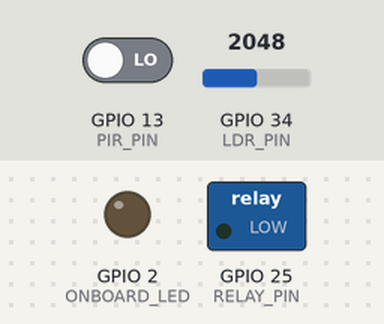
A sketch run on a simulated ESP32. Shown: switched loads named in the sketch (green lamp = pin HIGH), output pins drawn as LEDs (lit = HIGH). The inputs (shaded band) are chosen by the test bench; at power-on: GPIO 34 (LDR_PIN) = 2048, GPIO 13 (PIR_PIN) LOW. WiFi joins after 1.5 s; servers stay silent unless stated; the local clock reads 2024-03-15 10:24:30 at power-on unless the sketch sets it; random numbers use the default seed unless the sketch sets one; no MQTT or app messages arrive unless stated; what the sketch prints to the serial monitor is not drawn.

Above: at 3.7 s.
3.8 s: GPIO 34 (LDR_PIN) set to 1950
At 5.2 s:
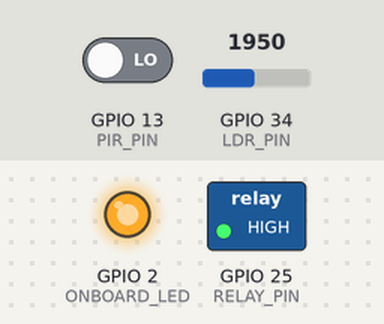
11.3 s: GPIO 34 (LDR_PIN) set to 2047
At 11.8 s:
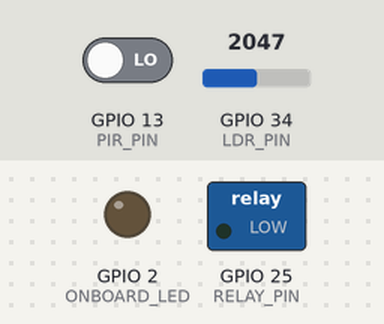
Timing chart, 0 to 13.8 s (numbered marks = the images above; inputs shaded):
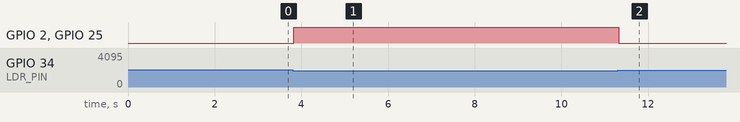

The sketch:

firmware.ino
```cpp
/**
 * AI Smart Lighting System with Autonomous Fail-Safe Control
 * Target Device: ESP32 or Arduino with WiFi/BLE + DS3231 RTC
 *
 * Hardware Layout:
 * - PIR Motion Sensor: Pin 13
 * - LDR Light Sensor: Pin 34 (Analog)
 * - Relay Module: Pin 25
 * - DS3231 RTC: I2C (SDA=Pin 21, SCL=Pin 22 on ESP32)
 * - Status LED: Pin 2 (Onboard LED used for signaling)
 */

#include <WiFi.h>
#include <PubSubClient.h>
#include <Wire.h>
#include <RTClib.h>
#include <ArduinoJson.h>

// Wi-Fi and MQTT Settings
const char* ssid = "YOUR_WIFI_SSID";
const char* password = "YOUR_WIFI_PASSWORD";
const char* mqtt_server = "192.168.1.100"; // Update with backend server IP
const int mqtt_port = 1883;

// Pin Declarations
#define PIR_PIN 13
#define LDR_PIN 34
#define RELAY_PIN 25
#define ONBOARD_LED 2

// Hardware objects
RTC_DS3231 rtc;
WiFiClient espClient;
PubSubClient mqttClient(espClient);

// System State Variables
bool lightState = false;
bool motionState = false;
int ldrValue = 0;
String currentTimeStr = "00:00 AM";

// Priority Engine Parameters
enum ControlSource {
  AUTONOMOUS,
  WEBSITE,
  BLUETOOTH
};
ControlSource currentSource = AUTONOMOUS;
bool manualOverrideState = false; // Target state for manual override

// Configurable thresholds
int ldrThreshold = 500;       // Scale: 0 to 4095 for ESP32 ADC (or 0-1023 depending on calibration)
int nightDuration = 30;       // Countdown timer in seconds
unsigned long lastMotionTime = 0;

// Communication & Heartbeat timers
unsigned long lastTelemetryPublish = 0;
const unsigned long telemetryInterval = 3000; // Publish every 3 seconds

// Mock Bluetooth State (if using serial/HC-05 BLE module)
bool bluetoothConnected = false;

// Setup function
void setup() {
  Serial.begin(115200);
  delay(1000);
  Serial.println("\n--- AI Smart Lighting Hub Starting Up ---");

  // Configure Pins
  pinMode(PIR_PIN, INPUT);
  pinMode(LDR_PIN, INPUT);
  pinMode(RELAY_PIN, OUTPUT);
  pinMode(ONBOARD_LED, OUTPUT);

  digitalWrite(RELAY_PIN, LOW); // Start with light OFF
  digitalWrite(ONBOARD_LED, LOW);

  // Initialize RTC
  if (!rtc.begin()) {
    Serial.println("[RTC ERROR] Couldn't find DS3231 RTC. Using software clock backup.");
  } else if (rtc.lostPower()) {
    Serial.println("[RTC WARNING] RTC lost power, setting compile time!");
    rtc.adjust(DateTime(F(__DATE__), F(__TIME__)));
  }

  // Setup Wi-Fi connection
  setupWiFi();

  // Setup MQTT Client
  mqttClient.setServer(mqtt_server, mqtt_port);
  mqttClient.setCallback(mqttCallback);

  Serial.println("System Initialization Complete.");
}

// Loop execution
void loop() {
  // 1. Maintain WiFi and MQTT connection
  if (!mqttClient.connected()) {
    reconnectMQTT();
  }
  mqttClient.loop();

  // 2. Read Sensors
  readSensors();

  // 3. Process Bluetooth / Serial commands
  checkBluetoothSerial();

  // 4. Check Connection States & Reset Manual Override if all disconnected
  verifyConnections();

  // 5. Execute Fail-Safe Priority Control Engine
  executePriorityEngine();

  // 6. Periodic Telemetry Publish
  unsigned long now = millis();
  if (now - lastTelemetryPublish > telemetryInterval) {
    lastTelemetryPublish = now;
    publishTelemetry();
  }

  delay(50);
}

// ----------------------------------------------------
// Core Priority Control Engine
// ----------------------------------------------------
void executePriorityEngine() {
  bool finalLightState = false;
  String modeString = "";
  String sourceString = "";

  // PRIORITY LEVEL 1: MANUAL CONTROL (Website or Bluetooth overrides)
  if (currentSource == WEBSITE || currentSource == BLUETOOTH) {
    finalLightState = manualOverrideState;

    if (currentSource == WEBSITE) {
      sourceString = "Website Control Active";
      modeString = manualOverrideState ? "Manual Override ON" : "Manual Override OFF";
    } else {
      sourceString = "Bluetooth Control Active";
      modeString = manualOverrideState ? "Manual Override ON" : "Manual Override OFF";
    }
  }
  // PRIORITY LEVEL 2: AUTONOMOUS SMART MODE
  else {
    sourceString = "Autonomous Control";

    // Read RTC Time (Format check)
    DateTime now = rtc.now();
    int hour = now.hour();
    bool isDayTime = (hour >= 6 && hour < 18); // Daytime is 06:00 AM to 06:00 PM

    // Condition 1: Day Mode Logic
    // Day time (06:00 AM - 06:00 PM) AND Ambient brightness above threshold
    if (isDayTime && ldrValue >= ldrThreshold) {
      finalLightState = false; // Keep light OFF due to daylight
      modeString = "Daytime Energy Saving";
    }
    // Condition 2: Night Mode Logic
    // Night time (06:00 PM - 06:00 AM) OR Ambient brightness below threshold (e.g. cloudy/dark room)
    else {
      modeString = "Autonomous Night Mode Active";

      if (motionState) {
        finalLightState = true; // Turn ON
        lastMotionTime = millis(); // Refresh countdown
      } else {
        // Countdown timer check (converted nightDuration to milliseconds)
        unsigned long elapsedSinceMotion = (millis() - lastMotionTime) / 1000;
        if (elapsedSinceMotion < nightDuration) {
          finalLightState = true; // Stay ON during the timeout period
        } else {
          finalLightState = false; // Turn OFF after timeout
        }
      }
    }
  }

  // Actuate Hardware Relay
  if (lightState != finalLightState) {
    lightState = finalLightState;
    digitalWrite(RELAY_PIN, lightState ? HIGH : LOW);
    digitalWrite(ONBOARD_LED, lightState ? HIGH : LOW); // Mirror on status LED

    Serial.print("[Relay Event] Light turned ");
    Serial.println(lightState ? "ON" : "OFF");

    // Publish change instantly
    publishTelemetry();
    publishEvent("relay_toggle", "Light switched " + String(lightState ? "ON" : "OFF") + " by " + sourceString, sourceString);
  }
}

// ----------------------------------------------------
// Sensor Processing
// ----------------------------------------------------
void readSensors() {
  // Read PIR Motion Sensor
  motionState = (digitalRead(PIR_PIN) == HIGH);

  // Read LDR (Analog Reading: 0 to 4095 on ESP32, convert to 0-1023 scale for backend alignment)
  int rawLdr = analogRead(LDR_PIN);
  ldrValue = map(rawLdr, 0, 4095, 0, 1023);

  // Read Clock from RTC
  if (rtc.begin()) {
    DateTime now = rtc.now();
    char buffer[12];
    int displayHour = now.hour() % 12;
    if (displayHour == 0) displayHour = 12;
    snprintf(buffer, sizeof(buffer), "%02d:%02d %s",
             displayHour,
             now.minute(),
             now.hour() >= 12 ? "PM" : "AM");
    currentTimeStr = String(buffer);
  } else {
    currentTimeStr = "12:00 PM (Sim)";
  }
}

// ----------------------------------------------------
// Connection Health Monitors
// ----------------------------------------------------
void verifyConnections() {
  bool isConnected = (WiFi.status() == WL_CONNECTED && mqttClient.connected());

  // Fail-Safe Reset:
  // If connections drop and we lose manual inputs, fall back immediately to Autonomous
  if (!isConnected && !bluetoothConnected && currentSource != AUTONOMOUS) {
    Serial.println("[Fail-Safe Engine] All manual connections lost. Reverting to Autonomous Smart Mode.");
    currentSource = AUTONOMOUS;
    publishEvent("failsafe_fallback", "Manual connections lost. Reverting to Autonomous Mode.", "Autonomous");
  }
}

// ----------------------------------------------------
// Wi-Fi & MQTT Client Operations
// ----------------------------------------------------
void setupWiFi() {
  delay(10);
  Serial.print("[WiFi] Connecting to ");
  Serial.println(ssid);

  WiFi.begin(ssid, password);

  int attempts = 0;
  while (WiFi.status() != WL_CONNECTED && attempts < 15) {
    delay(500);
    Serial.print(".");
    attempts++;
  }

  if (WiFi.status() == WL_CONNECTED) {
    Serial.println("\n[WiFi] Connected! IP Address: ");
    Serial.println(WiFi.localIP());
  } else {
    Serial.println("\n[WiFi ERROR] Failed to connect to Wi-Fi. Entering Standalone Mode.");
  }
}

void reconnectMQTT() {
  if (WiFi.status() != WL_CONNECTED) return;

  int attempts = 0;
  while (!mqttClient.connected() && attempts < 3) {
    Serial.print("[MQTT] Attempting connection to broker...");
    String clientId = "esp32-light-hub-" + String(random(0xffff), HEX);

    // Attempt to connect with a Last Will and Testament to set status Offline on crash
    if (mqttClient.connect(clientId.c_str(), "hub/light/status", 0, true, "offline")) {
      Serial.println("connected!");

      // Publish online event
      mqttClient.publish("hub/light/status", "online", true);

      // Subscribe to control topics
      mqttClient.subscribe("hub/light/control");
      mqttClient.subscribe("hub/light/config");
    } else {
      Serial.print("failed, rc=");
      Serial.print(mqttClient.state());
      Serial.println(" try again in 3 seconds");
      delay(3000);
      attempts++;
    }
  }
}

// MQTT Callback when a message is received from the Server/Website
void mqttCallback(char* topic, byte* payload, unsigned int length) {
  String message = "";
  for (int i = 0; i < length; i++) {
    message += (char)payload[i];
  }

  Serial.print("[MQTT Recv] Topic: ");
  Serial.print(topic);
  Serial.print(" Payload: ");
  Serial.println(message);

  JsonDocument doc;
  DeserializationError error = deserializeJson(doc, message);
  if (error) {
    Serial.println("[JSON ERROR] Failed to parse payload");
    return;
  }

  // 1. Handle Light Overrides
  if (strcmp(topic, "hub/light/control") == 0) {
    String state = doc["state"];     // "ON" | "OFF" | "AUTO"
    String source = doc["source"];   // "Website" | "Bluetooth"

    if (state == "AUTO") {
      currentSource = AUTONOMOUS;
      Serial.println("[Command] Returned to Autonomous mode.");
    } else {
      currentSource = (source == "Bluetooth") ? BLUETOOTH : WEBSITE;
      manualOverrideState = (state == "ON");
      Serial.print("[Command] Manual override: ");
      Serial.println(manualOverrideState ? "ON" : "OFF");
    }
  }
  // 2. Handle Configurations
  else if (strcmp(topic, "hub/light/config") == 0) {
    if (doc.containsKey("ldrThreshold")) {
      ldrThreshold = doc["ldrThreshold"];
      Serial.print("[Config] Updated LDR threshold to: ");
      Serial.println(ldrThreshold);
    }
    if (doc.containsKey("nightDuration")) {
      nightDuration = doc["nightDuration"];
      Serial.print("[Config] Updated Night light duration to: ");
      Serial.println(nightDuration);
    }
  }
}

// ----------------------------------------------------
// Bluetooth / HC-05 Serial Parser
// ----------------------------------------------------
void checkBluetoothSerial() {
  // HC-05 is typically connected via HardwareSerial (Serial1 or Serial2) or SoftwareSerial.
  // We check standard Serial connection or custom incoming buffer for simulation
  if (Serial.available() > 0) {
    String incomingStr = Serial.readStringUntil('\n');
    incomingStr.trim();

    if (incomingStr.length() == 0) return;

    Serial.print("[Bluetooth Recv] Data: ");
    Serial.println(incomingStr);

    // Command parser for Bluetooth app control
    // Expected command formats: "BT_ON", "BT_OFF", "BT_AUTO", "BT_CONNECT", "BT_DISCONNECT"
    if (incomingStr == "BT_CONNECT") {
      bluetoothConnected = true;
      Serial.println("[Bluetooth] Client Device Connected.");
      publishEvent("bluetooth_connected", "Mobile app connected via Bluetooth", "Bluetooth");
    }
    else if (incomingStr == "BT_DISCONNECT") {
      bluetoothConnected = false;
      Serial.println("[Bluetooth] Client Device Disconnected.");
      if (currentSource == BLUETOOTH) {
        currentSource = AUTONOMOUS;
      }
      publishEvent("bluetooth_disconnected", "Mobile app disconnected from Bluetooth", "Bluetooth");
    }
    else if (incomingStr == "BT_ON") {
      currentSource = BLUETOOTH;
      manualOverrideState = true;
      Serial.println("[Bluetooth] Light set to Manual ON");
      publishEvent("bluetooth_manual", "Bluetooth manual override active: Turn ON", "Bluetooth");
    }
    else if (incomingStr == "BT_OFF") {
      currentSource = BLUETOOTH;
      manualOverrideState = false;
      Serial.println("[Bluetooth] Light set to Manual OFF");
      publishEvent("bluetooth_manual", "Bluetooth manual override active: Turn OFF", "Bluetooth");
    }
    else if (incomingStr == "BT_AUTO") {
      currentSource = AUTONOMOUS;
      Serial.println("[Bluetooth] Return to Autonomous Smart Mode");
      publishEvent("bluetooth_auto", "Bluetooth returned system to Autonomous Mode", "Bluetooth");
    }
  }
}

// ----------------------------------------------------
// Telemetry and Event Senders
// ----------------------------------------------------
void publishTelemetry() {
  if (!mqttClient.connected()) return;

  JsonDocument doc;
  doc["ldr"] = ldrValue;
  doc["motion"] = motionState;
  doc["state"] = lightState ? "ON" : "OFF";
  doc["rtc"] = currentTimeStr;
  doc["power"] = lightState ? 40 : 5; // 40W active bulb, 5W standby electronics

  // Mode logic descriptor
  if (currentSource == WEBSITE) {
    doc["mode"] = "Manual Override ON/OFF";
    doc["source"] = "Website Control Active";
  } else if (currentSource == BLUETOOTH) {
    doc["mode"] = "Manual Override ON/OFF";
    doc["source"] = "Bluetooth Control Active";
  } else {
    DateTime now = rtc.now();
    bool isDayTime = (now.hour() >= 6 && now.hour() < 18);
    if (isDayTime && ldrValue >= ldrThreshold) {
      doc["mode"] = "Daytime Energy Saving";
    } else {
      doc["mode"] = "Autonomous Night Mode Active";
    }
    doc["source"] = "Autonomous Smart Mode Active";
  }

  char buffer[256];
  serializeJson(doc, buffer);
  mqttClient.publish("hub/light/telemetry", buffer);
}

void publishEvent(String type, String message, String source) {
  if (!mqttClient.connected()) return;

  JsonDocument doc;
  doc["type"] = type;
  doc["message"] = message;
  doc["source"] = source;

  char buffer[256];
  serializeJson(doc, buffer);
  mqttClient.publish("hub/light/event", buffer);
}
```

Measured:
- the behaviour switches between 2002 and 2001 on GPIO 34 (LDR_PIN) (found by bisection; images 0 and 1)
- after the input at 3.8 s, GPIO 2 (ONBOARD_LED), GPIO 25 (RELAY_PIN): LOW → HIGH at once
- after the input at 11.3 s, GPIO 2 (ONBOARD_LED), GPIO 25 (RELAY_PIN): HIGH → LOW at once
